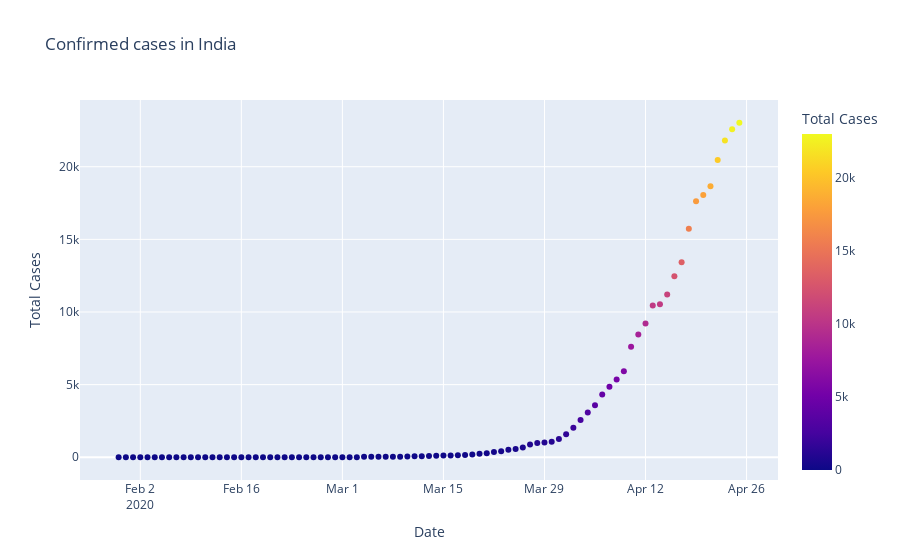

The code cell stored with this chart in its notebook:
### Code cell
#Matplotlib for Scatter Plot
fig=plt.figure(figsize=(10,5),dpi=200)
axes=fig.add_axes([0.1,0.1,0.8,0.8])
axes.scatter(dbd_India['Date'],dbd_India['Total Cases'], color='blue',marker='*')
axes.set_ylabel('Total Cases')
axes.set_title('Confimed cases in India')
plt.show()    

#Plotly for Scatter Plot
fig=px.scatter(dbd_India,x='Date',y='Total Cases', color='Total Cases',title='Confirmed cases in India')
fig.show()
